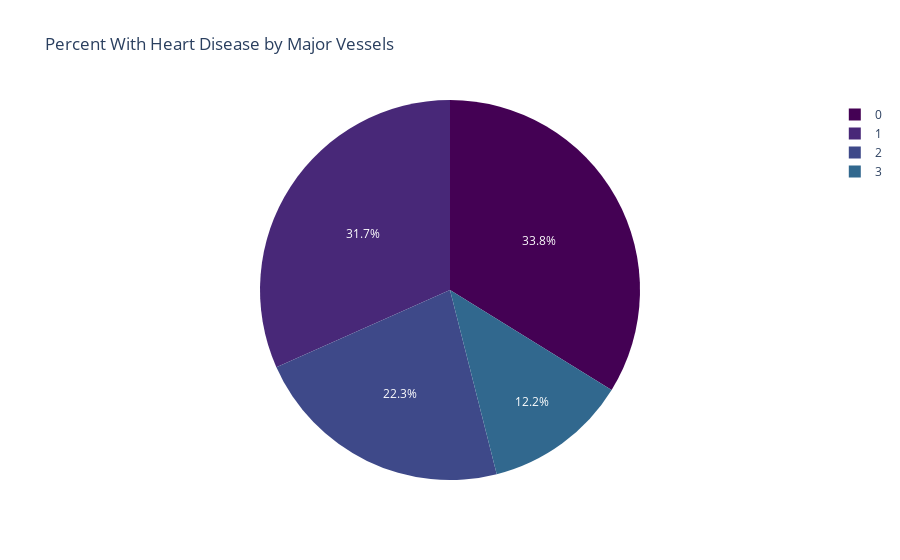

This figure's notebook cell:
### Code cell
#Target Variable and Major Vessels

fig_5 = px.pie(df1.query('num == 1'), values='num', names='ca', title = 'Percent With Heart Disease by Major Vessels', color_discrete_sequence=px.colors.sequential.Viridis)
fig_5.show()

### Figure 1 — Plotly figure (JSON) as saved in the notebook; plotly's stock layout.template omitted (floating-point values rounded to 4 significant figures; data arrays with more than 128 entries replaced by an {"elided": "..."} marker saying what was removed)
{"data": [{"domain": {"x": [0, 1], "y": [0, 1]}, "hovertemplate": "ca=%{label}<br>num=%{value}<extra></extra>", "labels": {"elided": "139 int values"}, "legendgroup": "", "name": "", "showlegend": true, "type": "pie", "values": {"elided": "139 int values"}}], "layout": {"legend": {"tracegroupgap": 0}, "piecolorway": ["#440154", "#482878", "#3e4989", "#31688e", "#26828e", "#1f9e89", "#35b779", "#6ece58", "#b5de2b", "#fde725"], "title": {"text": "Percent With Heart Disease by Major Vessels"}}}
